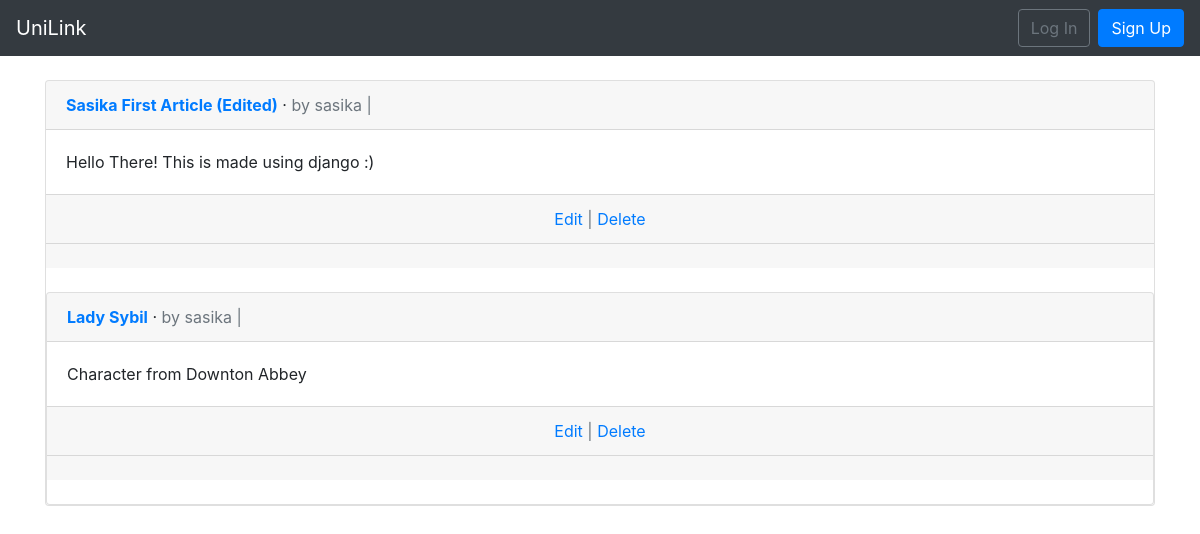
The page /articles/ on the database as committed earlier.
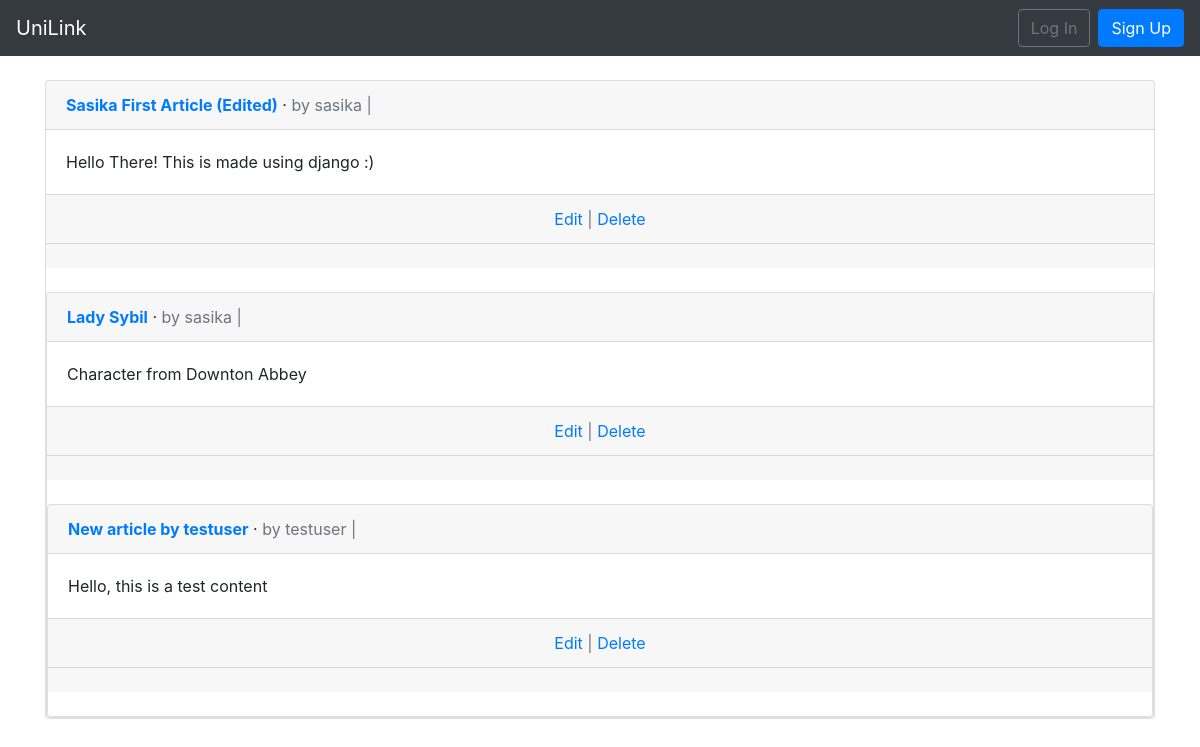
The same page on the database as committed later.
### articles/models.py (models this page shows, shortened)
class Article(models.Model):
    title = models.CharField(max_length=255)
    body = models.TextField()
    image = models.ImageField(upload_to='images/%Y/%m/%d', blank=True)
    author = models.ForeignKey(
        get_user_model(),
        on_delete=models.CASCADE
        )
    created_date = models.DateTimeField(auto_now_add=True)
    published_date = models.DateTimeField(blank=True, null=True)

### users/models.py (models this page shows)
class CustomUser(AbstractUser):
    age = models.PositiveIntegerField(null=True, blank=True)

### articles/views.py (the view)
class ArticleListView(ListView, LoginRequiredMixin):
    model = Article
    template_name = 'article_list.html'
    login_url = 'login'

### templates/article_list.html (shortened to what this page needs)
{% extends 'base.html' %}
{% block content %}
{% for article in object_list %}
<div class="card">
    <div class="card-header">
        <span class="font-weight-bold"><a href="{% url 'article_detail' article.pk %}" >{{ article.title }}</a></span> &middot;
        <span class="text-muted">by {{ article.author }} |
            {{ article.date }}</span>
    </div>
    <div class="card-body">
        {{ article.body }}
    </div>
    <div class="card-footer text-center text-muted">
        <a href="{% url 'article_edit' article.pk %}">Edit</a> | <a href="{% url 'article_delete' article.pk %}">Delete</a>
    </div>
    <div class="card-footer">
</div>
<br />
{% endfor %}
{% endblock content %}

Rows that differ between the two databases and show on the page:
added Article: title "New article by testuser", author "testuser", body "Hello, this is a test content"
